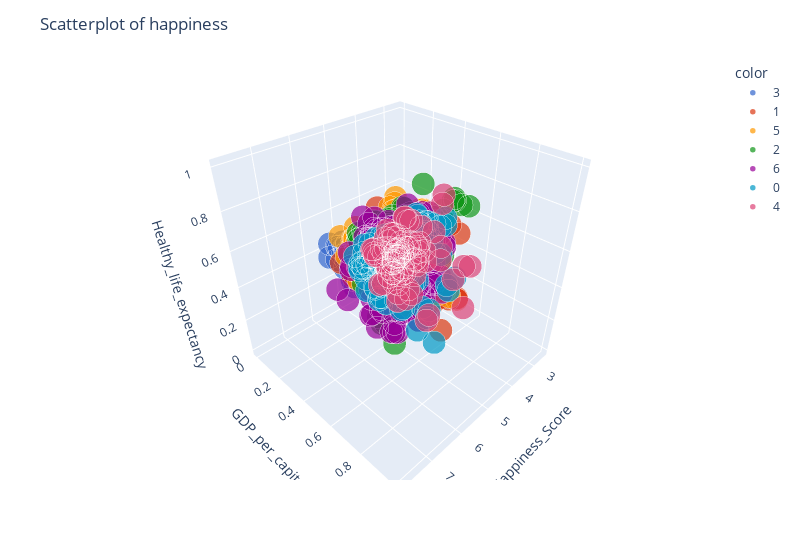

This figure's notebook cell:
### Code cell
labels = model.labels_.tolist()
labels = list(map(lambda s: str(s), labels))

fig = px.scatter_3d(df,
                    x="Happiness_Score",
                    y="GDP_per_capita",
                    z="Healthy_life_expectancy",
                    color=labels,
                    color_discrete_sequence=px.colors.qualitative.G10,
                    hover_data= {
                        "Country": True
                    }

            )

fig.update_traces(opacity=0.7,
                  )
fig.update_traces(mode='markers',marker_line_color='rgb(255,255,255)', 
                      marker_line_width=2.5)
fig.update_layout(width=800,
                  title="Scatterplot of happiness".format(k))
fig.show()

### Figure 1 — Plotly figure (JSON) as saved in the notebook; plotly's stock layout.template omitted (floating-point values rounded to 4 significant figures; data arrays with more than 128 entries replaced by an {"elided": "..."} marker saying what was removed)
{"data": [{"customdata": [["Switzerland"], ["Iceland"], ["Denmark"], ["Norway"], ["Canada"], ["Finland"], ["Netherlands"], ["Sweden"], ["New Zealand"], ["Australia"], ["Israel"], ["Costa Rica"], ["Austria"], ["Mexico"], ["United States"], ["Brazil"], ["Luxembourg"], ["Ireland"], ["Belgium"], ["United Arab Emirates"], ["United Kingdom"], ["Oman"], ["Denmark"], ["Switzerland"], ["Iceland"], ["Norway"], ["Finland"], ["Canada"], ["Netherlands"], ["New Zealand"], ["Australia"], ["Sweden"], ["Israel"], ["Austria"], ["United States"], ["Costa Rica"], ["Puerto Rico"], ["Germany"], ["Brazil"], ["Belgium"], ["Ireland"], ["Luxembourg"], ["Norway"], ["Denmark"], ["Iceland"], ["Switzerland"], ["Finland"], ["Netherlands"], ["Canada"], ["New Zealand"], ["Sweden"], ["Australia"], ["Israel"], ["Costa Rica"], ["Austria"], ["United States"], ["Ireland"], ["Germany"], ["Belgium"], ["Luxembourg"], ["Finland"], ["Norway"], ["Denmark"], ["Iceland"], ["Switzerland"], ["Netherlands"], ["Canada"], ["New Zealand"], ["Sweden"], ["Australia"], ["United Kingdom"], ["Austria"], ["Costa Rica"], ["Ireland"], ["Germany"], ["Belgium"], ["Luxembourg"], ["United States"], ["Finland"], ["Denmark"], ["Norway"], ["Iceland"], ["Netherlands"], ["Switzerland"], ["Sweden"], ["New Zealand"], ["Canada"], ["Austria"], ["Australia"], ["Costa Rica"], ["Israel"], ["Luxembourg"], ["United Kingdom"], ["Ireland"], ["Germany"], ["Belgium"], ["United States"], ["Czech Republic"], ["Finland"], ["Denmark"], ["Switzerland"], ["Iceland"], ["Norway"], ["Netherlands"], ["Sweden"], ["New Zealand"], ["Austria"], ["Luxembourg"], ["Canada"], ["Australia"], ["United Kingdom"], ["Israel"], ["Costa Rica"], ["Ireland"], ["Germany"], ["United States"], ["Czech Republic"], ["Belgium"]], "hovertemplate": "color=3<br>Happiness_Score=%{x}<br>GDP_per_capita=%{y}<br>Healthy_life_expectancy=%{z}<br>Country=%{customdata[0]}<extra></extra>", "legendgroup": "3", "marker": {"color": "#3366CC", "line": {"color": "rgb(255,255,255)", "width": 2.5}, "symbol": "circle"}, "mode": "markers", "name": "3", "opacity": 0.7, "scene": "scene", "showlegend": true, "type": "scatter3d", "x": [7.587, 7.561, 7.527, 7.522, 7.427, 7.406, 7.378, 7.364, 7.286, 7.284, 7.278, 7.226, 7.2, 7.187, 7.119, 6.983, 6.946, 6.94, 6.937, 6.901, 6.867, 6.853, 7.526, 7.509, 7.501, 7.498, 7.413, 7.404, 7.339, 7.334, 7.313, 7.291, 7.267, 7.119, 7.104, 7.087, 7.039, 6.994, 6.952, 6.929, 6.907, 6.871, 7.537, 7.522, 7.504, 7.494, 7.469, 7.377, 7.316, 7.314, 7.284, 7.284, 7.213, 7.079, 7.006, 6.993, 6.977, 6.951, 6.891, 6.863, 7.632, 7.594, 7.555, 7.495, 7.487, 7.441, 7.328, 7.324, 7.314, 7.272, 7.19, 7.139, 7.072, 6.977, 6.965, 6.927, 6.91, 6.886, 7.769, 7.6, 7.554, 7.494, 7.488, 7.48, 7.343, 7.307, 7.278, 7.246, 7.228, 7.167, 7.139, 7.09, 7.054, 7.021, 6.985, 6.923, 6.892, 6.852, 7.809, 7.646, 7.56, 7.504, 7.488, 7.449, 7.353, 7.3, 7.294, 7.238, 7.232, 7.223, 7.165, 7.129, 7.121, 7.094, 7.076, 6.94, 6.911, 6.864], "y": [0.8245, 0.7683, 0.7821, 0.8618, 0.7826, 0.7611, 0.7845, 0.7859, 0.7372, 0.787, 0.7243, 0.5614, 0.7892, 0.6001, 0.8233, 0.5766, 0.9245, 0.7884, 0.7716, 0.8429, 0.7469, 0.8028, 0.7836, 0.832, 0.7751, 0.8604, 0.7634, 0.7827, 0.7966, 0.7377, 0.7851, 0.7893, 0.7247, 0.7885, 0.8211, 0.5726, 0.737, 0.7871, 0.5832, 0.7743, 0.8072, 0.9283, 0.8624, 0.7899, 0.7889, 0.8345, 0.7688, 0.8015, 0.7881, 0.7484, 0.7963, 0.7909, 0.732, 0.5882, 0.7924, 0.8244, 0.8187, 0.7928, 0.7798, 0.9303, 0.6182, 0.6911, 0.6404, 0.6366, 0.6737, 0.6453, 0.6303, 0.6004, 0.6424, 0.6351, 0.5888, 0.6356, 0.4759, 0.6873, 0.6351, 0.6274, 0.749, 0.6631, 0.7925, 0.8185, 0.8818, 0.8166, 0.8263, 0.8601, 0.8209, 0.7702, 0.8076, 0.8142, 0.8118, 0.608, 0.7539, 0.9548, 0.7883, 0.8884, 0.8124, 0.8022, 0.8486, 0.7497, 0.8363, 0.8635, 0.9051, 0.8632, 0.9268, 0.8713, 0.8605, 0.8084, 0.8572, 1, 0.8471, 0.8527, 0.8285, 0.7916, 0.6385, 0.9416, 0.8552, 0.8941, 0.7889, 0.8433], "z": [0.9142, 0.9208, 0.8459, 0.8567, 0.8776, 0.8607, 0.8645, 0.883, 0.8804, 0.9042, 0.8861, 0.8312, 0.8621, 0.7843, 0.8328, 0.6642, 0.8912, 0.8671, 0.8685, 0.779, 0.8815, 0.7315, 0.8275, 0.9019, 0.9066, 0.8283, 0.8449, 0.8631, 0.8464, 0.8668, 0.8889, 0.8671, 0.8867, 0.8391, 0.81, 0.7908, 0.8084, 0.8492, 0.6297, 0.8544, 0.8489, 0.8826, 0.8381, 0.8338, 0.8772, 0.9032, 0.8513, 0.853, 0.8782, 0.8594, 0.8743, 0.8881, 0.8823, 0.7987, 0.8579, 0.8144, 0.852, 0.8405, 0.8608, 0.8894, 0.8471, 0.8343, 0.8412, 0.8863, 0.899, 0.851, 0.8686, 0.849, 0.8853, 0.8824, 0.8608, 0.8637, 0.7912, 0.849, 0.8343, 0.8667, 0.8686, 0.7931, 0.8504, 0.86, 0.8909, 0.889, 0.8629, 0.9141, 0.8726, 0.889, 0.9015, 0.8793, 0.8986, 0.8282, 0.8919, 0.8755, 0.86, 0.8629, 0.8514, 0.8504, 0.7423, 0.7867, 0.8448, 0.8607, 0.9145, 0.8796, 0.886, 0.8575, 0.867, 0.886, 0.8797, 0.867, 0.8987, 0.8987, 0.8575, 0.886, 0.8258, 0.8575, 0.8544, 0.7309, 0.7862, 0.848]}, {"customdata": [["Venezuela"], ["Singapore"], ["Panama"], ["Germany"], ["Chile"], ["Qatar"], ["France"], ["Argentina"], ["Czech Republic"], ["Uruguay"], ["Colombia"], ["Thailand"], ["Saudi Arabia"], ["Spain"], ["Malta"], ["Taiwan"], ["Kuwait"], ["Suriname"], ["Mexico"], ["Singapore"], ["United Kingdom"], ["Chile"], ["Panama"], ["Argentina"], ["Czech Republic"], ["United Arab Emirates"], ["Uruguay"], ["Malta"], ["Colombia"], ["France"], ["Thailand"], ["Saudi Arabia"], ["Taiwan"], ["Qatar"], ["Spain"], ["Algeria"], ["Guatemala"], ["Suriname"], ["Kuwait"], ["Bahrain"], ["United Kingdom"], ["Chile"], ["United Arab Emirates"], ["Brazil"], ["Czech Republic"], ["Argentina"], ["Mexico"], ["Singapore"], ["Malta"], ["Uruguay"], ["Guatemala"], ["Panama"], ["France"], ["Thailand"], ["Taiwan Province of China"], ["Spain"], ["Qatar"], ["Colombia"], ["Saudi Arabia"], ["Israel"], ["United Arab Emirates"], ["Czech Republic"], ["Malta"], ["France"], ["Mexico"], ["Chile"], ["Taiwan"], ["Panama"], ["Brazil"], ["Argentina"], ["Guatemala"], ["Uruguay"], ["Qatar"], ["Saudi Arabia"], ["Singapore"], ["Malaysia"], ["Spain"], ["Colombia"], ["United Arab Emirates"], ["Malta"], ["Mexico"], ["France"], ["Taiwan"], ["Chile"], ["Guatemala"], ["Saudi Arabia"], ["Qatar"], ["Spain"], ["Panama"], ["Brazil"], ["Uruguay"], ["Singapore"], ["El Salvador"], ["Italy"], ["Bahrain"], ["Slovakia"], ["Trinidad & Tobago"], ["Poland"], ["United Arab Emirates"], ["Malta"], ["France"], ["Mexico"], ["Taiwan Province of China"], ["Uruguay"], ["Saudi Arabia"], ["Spain"], ["Guatemala"], ["Italy"], ["Singapore"], ["Brazil"], ["Slovenia"], ["El Salvador"], ["Kosovo"], ["Panama"], ["Slovakia"], ["Uzbekistan"], ["Chile"], ["Bahrain"], ["Lithuania"], ["Trinidad and Tobago"], ["Poland"], ["Cyprus"]], "hovertemplate": "color=1<br>Happiness_Score=%{x}<br>GDP_per_capita=%{y}<br>Healthy_life_expectancy=%{z}<br>Country=%{customdata[0]}<extra></extra>", "legendgroup": "1", "marker": {"color": "#DC3912", "line": {"color": "rgb(255,255,255)", "width": 2.5}, "symbol": "circle"}, "mode": "markers", "name": "1", "opacity": 0.7, "scene": "scene", "showlegend": true, "type": "scatter3d", "x": [6.81, 6.798, 6.786, 6.75, 6.67, 6.611, 6.575, 6.574, 6.505, 6.485, 6.477, 6.455, 6.411, 6.329, 6.302, 6.298, 6.295, 6.269, 6.778, 6.739, 6.725, 6.705, 6.701, 6.65, 6.596, 6.573, 6.545, 6.488, 6.481, 6.478, 6.474, 6.379, 6.379, 6.375, 6.361, 6.355, 6.324, 6.269, 6.239, 6.218, 6.714, 6.652, 6.648, 6.635, 6.609, 6.599, 6.578, 6.572, 6.527, 6.454, 6.454, 6.452, 6.442, 6.424, 6.422, 6.403, 6.375, 6.357, 6.344, 6.814, 6.774, 6.711, 6.627, 6.489, 6.488, 6.476, 6.441, 6.43, 6.419, 6.388, 6.382, 6.379, 6.374, 6.371, 6.343, 6.322, 6.31, 6.26, 6.825, 6.726, 6.595, 6.592, 6.446, 6.444, 6.436, 6.375, 6.374, 6.354, 6.321, 6.3, 6.293, 6.262, 6.253, 6.223, 6.199, 6.198, 6.192, 6.182, 6.791, 6.773, 6.664, 6.465, 6.455, 6.44, 6.406, 6.401, 6.399, 6.387, 6.377, 6.376, 6.363, 6.348, 6.325, 6.305, 6.281, 6.258, 6.228, 6.227, 6.215, 6.192, 6.186, 6.159], "y": [0.6142, 0.8994, 0.6258, 0.7836, 0.6518, 1, 0.7537, 0.6198, 0.6947, 0.6246, 0.5393, 0.5681, 0.8239, 0.7252, 0.7117, 0.7615, 0.9187, 0.5851, 0.5988, 0.8989, 0.7616, 0.6563, 0.6373, 0.6193, 0.7086, 0.8581, 0.6364, 0.7078, 0.5508, 0.7571, 0.5842, 0.8106, 0.7584, 1, 0.7275, 0.5635, 0.4401, 0.5885, 0.8828, 0.7827, 0.7678, 0.6656, 0.8677, 0.5869, 0.7197, 0.6291, 0.6117, 0.9034, 0.7146, 0.6466, 0.4596, 0.6553, 0.762, 0.598, 0.7635, 0.7368, 1, 0.5671, 0.816, 0.6163, 1, 0.5835, 0.6014, 0.6125, 0.4894, 0.5343, 0.6472, 0.5251, 0.4643, 0.5063, 0.3653, 0.5159, 0.7843, 0.654, 0.7264, 0.5487, 0.5922, 0.4517, 0.8908, 0.7684, 0.6297, 0.7829, 0.8094, 0.6834, 0.4668, 0.8305, 1, 0.76, 0.6773, 0.5899, 0.6622, 0.9324, 0.4632, 0.7648, 0.8058, 0.7358, 0.7268, 0.7117, 0.9313, 0.8151, 0.8252, 0.6666, 0.8639, 0.697, 0.8683, 0.8008, 0.4905, 0.8046, 0.9889, 0.62, 0.7865, 0.4874, 0.5469, 0.7143, 0.7775, 0.4534, 0.7139, 0.8438, 0.7767, 0.7598, 0.7609, 0.7892], "z": [0.6883, 1, 0.7661, 0.8635, 0.8295, 0.7668, 0.9187, 0.7565, 0.8154, 0.7814, 0.6578, 0.7066, 0.688, 0.9288, 0.8588, 0.8466, 0.6928, 0.5733, 0.7361, 0.9939, 0.8438, 0.8535, 0.7327, 0.7204, 0.7933, 0.7563, 0.7475, 0.8364, 0.6105, 0.8744, 0.668, 0.6062, 0.8282, 0.7424, 0.9193, 0.634, 0.5491, 0.5151, 0.6533, 0.6765, 0.8473, 0.8623, 0.7641, 0.6473, 0.7934, 0.7305, 0.7463, 1, 0.8649, 0.756, 0.5664, 0.7422, 0.8887, 0.6798, 0.8353, 0.9359, 0.7464, 0.6245, 0.6193, 0.8559, 0.6471, 0.8275, 0.8569, 0.8804, 0.7363, 0.7824, 0.8304, 0.7343, 0.652, 0.7196, 0.5863, 0.7461, 0.7235, 0.6108, 0.9784, 0.6461, 0.9363, 0.6127, 0.695, 0.8629, 0.7297, 0.9073, 0.7809, 0.7867, 0.6187, 0.666, 0.7394, 0.9237, 0.777, 0.6728, 0.7587, 1, 0.6602, 0.9015, 0.7394, 0.749, 0.5869, 0.7519, 0.6924, 0.8543, 0.905, 0.7309, 0.772, 0.7531, 0.6678, 0.924, 0.6204, 0.8987, 1, 0.6733, 0.8196, 0.6616, 0.5912, 0.7721, 0.7501, 0.6299, 0.7816, 0.7372, 0.6991, 0.579, 0.7629, 0.9018]}, {"customdata": {"elided": "170x1 str values"}, "hovertemplate": "color=5<br>Happiness_Score=%{x}<br>GDP_per_capita=%{y}<br>Healthy_life_expectancy=%{z}<br>Country=%{customdata[0]}<extra></extra>", "legendgroup": "5", "marker": {"color": "#FF9900", "line": {"color": "rgb(255,255,255)", "width": 2.5}, "symbol": "circle"}, "mode": "markers", "name": "5", "opacity": 0.7, "scene": "scene", "showlegend": true, "type": "scatter3d", "x": {"elided": "170 float values"}, "y": {"elided": "170 float values"}, "z": {"elided": "170 float values"}}, {"customdata": {"elided": "165x1 str values"}, "hovertemplate": "color=2<br>Happiness_Score=%{x}<br>GDP_per_capita=%{y}<br>Healthy_life_expectancy=%{z}<br>Country=%{customdata[0]}<extra></extra>", "legendgroup": "2", "marker": {"color": "#109618", "line": {"color": "rgb(255,255,255)", "width": 2.5}, "symbol": "circle"}, "mode": "markers", "name": "2", "opacity": 0.7, "scene": "scene", "showlegend": true, "type": "scatter3d", "x": {"elided": "165 float values"}, "y": {"elided": "165 float values"}, "z": {"elided": "165 float values"}}, {"customdata": {"elided": "140x1 str values"}, "hovertemplate": "color=6<br>Happiness_Score=%{x}<br>GDP_per_capita=%{y}<br>Healthy_life_expectancy=%{z}<br>Country=%{customdata[0]}<extra></extra>", "legendgroup": "6", "marker": {"color": "#990099", "line": {"color": "rgb(255,255,255)", "width": 2.5}, "symbol": "circle"}, "mode": "markers", "name": "6", "opacity": 0.7, "scene": "scene", "showlegend": true, "type": "scatter3d", "x": {"elided": "140 float values"}, "y": {"elided": "140 float values"}, "z": {"elided": "140 float values"}}, {"customdata": [["Liberia"], ["Haiti"], ["Congo (Kinshasa)"], ["Ethiopia"], ["Mauritania"], ["Kenya"], ["Djibouti"], ["Armenia"], ["Botswana"], ["Myanmar"], ["Georgia"], ["Malawi"], ["Sri Lanka"], ["Cameroon"], ["Bulgaria"], ["Egypt"], ["Yemen"], ["Angola"], ["Mali"], ["Congo (Brazzaville)"], ["Comoros"], ["Uganda"], ["Senegal"], ["Gabon"], ["Cameroon"], ["Ethiopia"], ["South Africa"], ["India"], ["Myanmar"], ["Egypt"], ["Armenia"], ["Kenya"], ["Ukraine"], ["Ghana"], ["Congo (Kinshasa)"], ["Georgia"], ["Congo (Brazzaville)"], ["Senegal"], ["Bulgaria"], ["Mauritania"], ["Zimbabwe"], ["Malawi"], ["Sudan"], ["Gabon"], ["Mali"], ["Haiti"], ["Botswana"], ["Comoros"], ["Ivory Coast"], ["Cambodia"], ["Mozambique"], ["Zambia"], ["Ethiopia"], ["Armenia"], ["India"], ["Mauritania"], ["Congo (Brazzaville)"], ["Georgia"], ["Congo (Kinshasa)"], ["Mali"], ["Ivory Coast"], ["Cambodia"], ["Sudan"], ["Ghana"], ["Ukraine"], ["Uganda"], ["Burkina Faso"], ["Niger"], ["Malawi"], ["Chad"], ["Mali"], ["Namibia"], ["Cambodia"], ["Burkina Faso"], ["Egypt"], ["Mozambique"], ["Kenya"], ["Zambia"], ["Mauritania"], ["Ethiopia"], ["Georgia"], ["Armenia"], ["Myanmar"], ["Chad"], ["Congo (Kinshasa)"], ["India"], ["Niger"], ["Uganda"], ["Benin"], ["Sudan"], ["Ukraine"], ["Togo"], ["Guinea"], ["Guinea"], ["Gambia"], ["Mauritania"], ["Mozambique"], ["Congo (Kinshasa)"], ["Mali"], ["Sierra Leone"], ["Sri Lanka"], ["Myanmar"], ["Chad"], ["Ukraine"], ["Ethiopia"], ["Swaziland"], ["Uganda"], ["Egypt"], ["Zambia"], ["Togo"], ["India"], ["Liberia"], ["Comoros"], ["Madagascar"], ["Uganda"], ["Chad"], ["Mauritania"], ["Sri Lanka"], ["Congo (Kinshasa)"], ["Swaziland"], ["Myanmar"], ["Comoros"], ["Togo"], ["Ethiopia"], ["Madagascar"], ["Egypt"], ["Sierra Leone"]], "hovertemplate": "color=0<br>Happiness_Score=%{x}<br>GDP_per_capita=%{y}<br>Healthy_life_expectancy=%{z}<br>Country=%{customdata[0]}<extra></extra>", "legendgroup": "0", "marker": {"color": "#0099C6", "line": {"color": "rgb(255,255,255)", "width": 2.5}, "symbol": "circle"}, "mode": "markers", "name": "0", "opacity": 0.7, "scene": "scene", "showlegend": true, "type": "scatter3d", "x": [4.571, 4.518, 4.517, 4.512, 4.436, 4.419, 4.369, 4.35, 4.332, 4.307, 4.297, 4.292, 4.271, 4.252, 4.218, 4.194, 4.077, 4.033, 3.995, 3.989, 3.956, 3.931, 3.904, 3.896, 4.513, 4.508, 4.459, 4.404, 4.395, 4.362, 4.36, 4.356, 4.324, 4.276, 4.272, 4.252, 4.236, 4.219, 4.217, 4.201, 4.193, 4.156, 4.139, 4.121, 4.073, 4.028, 3.974, 3.956, 3.916, 3.907, 4.55, 4.514, 4.46, 4.376, 4.315, 4.292, 4.291, 4.286, 4.28, 4.19, 4.18, 4.168, 4.139, 4.12, 4.096, 4.081, 4.032, 4.028, 3.97, 3.936, 4.447, 4.441, 4.433, 4.424, 4.419, 4.417, 4.41, 4.377, 4.356, 4.35, 4.34, 4.321, 4.308, 4.301, 4.245, 4.19, 4.166, 4.161, 4.141, 4.139, 4.103, 3.999, 3.964, 4.534, 4.516, 4.49, 4.466, 4.418, 4.39, 4.374, 4.366, 4.36, 4.35, 4.332, 4.286, 4.212, 4.189, 4.166, 4.107, 4.085, 4.015, 3.975, 3.973, 3.933, 4.432, 4.423, 4.375, 4.327, 4.311, 4.308, 4.308, 4.289, 4.187, 4.186, 4.166, 4.151, 3.926], "y": [0.03337, 0.1501, 0.496, 0.1047, 0.2619, 0.2086, 0.2537, 0.4495, 0.584, 0.1527, 0.4338, 0.0004418, 0.4895, 0.2431, 0.5951, 0.5173, 0.3171, 0.4432, 0.1465, 0.396, 0.1336, 0.1168, 0.2087, 0.6238, 0.265, 0.1336, 0.5474, 0.3868, 0.161, 0.5076, 0.455, 0.2637, 0.4618, 0.325, 0, 0.442, 0.4042, 0.2187, 0.5977, 0.3153, 0.1662, 0.01724, 0.3248, 0.6234, 0.145, 0.1609, 0.587, 0.1236, 0.282, 0.2825, 0.1145, 0.3321, 0.1713, 0.4751, 0.4164, 0.3386, 0.4255, 0.5021, 0.03758, 0.2454, 0.3141, 0.3134, 0.3446, 0.3488, 0.4718, 0.1941, 0.1773, 0.07536, 0.1141, 0.2248, 0.167, 0.4102, 0.2534, 0.14, 0.4155, 0.08398, 0.2264, 0.2597, 0.2572, 0.1371, 0.4001, 0.3822, 0.3176, 0.1612, 0.02172, 0.3364, 0.05164, 0.1438, 0.1708, 0.2804, 0.3711, 0.1134, 0.1544, 0.2135, 0.1701, 0.3281, 0.1074, 0.04101, 0.2165, 0.146, 0.5567, 0.4125, 0.1954, 0.4789, 0.187, 0.4735, 0.1846, 0.535, 0.3329, 0.1502, 0.4397, 0.02835, 0.1496, 0.1496, 0.2033, 0.1967, 0.3512, 0.5844, 0.04066, 0.5385, 0.4413, 0.2705, 0.1745, 0.2051, 0.1591, 0.5696, 0.1565], "z": [0.301, 0.3486, 0.05146, 0.4018, 0.3181, 0.375, 0.3224, 0.6978, 0, 0.4447, 0.6972, 0.182, 0.6755, 0.1905, 0.7353, 0.5825, 0.361, 0.1218, 0.1617, 0.2688, 0.3227, 0.2975, 0.3966, 0.3948, 0.09703, 0.3363, 0.1617, 0.4512, 0.3943, 0.5281, 0.6589, 0.2878, 0.5993, 0.2827, 0.1638, 0.6584, 0.2667, 0.4006, 0.6996, 0.2713, 0.1326, 0.2793, 0.2836, 0.3402, 0.1369, 0.2588, 0.3382, 0.286, 0.007129, 0.4228, 0.1071, 0.2673, 0.3685, 0.6695, 0.4766, 0.2964, 0.3013, 0.6822, 0.1969, 0.1735, 0.04564, 0.4494, 0.3023, 0.3073, 0.6042, 0.2247, 0.2228, 0.2786, 0.3279, 0.03768, 0.1392, 0.348, 0.4382, 0.2392, 0.5324, 0.1598, 0.4353, 0.2794, 0.2765, 0.3735, 0.6206, 0.6431, 0.4108, 0.04216, 0.1902, 0.4657, 0.2069, 0.2225, 0.2255, 0.2961, 0.5873, 0.2382, 0.1971, 0.2606, 0.3118, 0.3707, 0.2751, 0.2432, 0.1959, 0.1322, 0.7008, 0.4344, 0.08398, 0.612, 0.4122, 0.5987, 0.3263, 0.5203, 0.3098, 0.2944, 0.4662, 0.3263, 0.3861, 0.4344, 0.3325, 0.09557, 0.3737, 0.6961, 0.2436, 0.1895, 0.4354, 0.3844, 0.3012, 0.4252, 0.44, 0.5246, 0.1793]}, {"customdata": [["Niger"], ["Cambodia"], ["Tanzania"], ["Madagascar"], ["Central African Republic"], ["Chad"], ["Guinea"], ["Ivory Coast"], ["Burkina Faso"], ["Afghanistan"], ["Rwanda"], ["Benin"], ["Syria"], ["Burundi"], ["Togo"], ["Angola"], ["Niger"], ["South Sudan"], ["Chad"], ["Burkina Faso"], ["Uganda"], ["Yemen"], ["Madagascar"], ["Tanzania"], ["Liberia"], ["Guinea"], ["Rwanda"], ["Benin"], ["Afghanistan"], ["Togo"], ["Syria"], ["Burundi"], ["Zimbabwe"], ["Lesotho"], ["Angola"], ["Afghanistan"], ["Botswana"], ["Benin"], ["Madagascar"], ["Haiti"], ["Yemen"], ["South Sudan"], ["Liberia"], ["Guinea"], ["Togo"], ["Rwanda"], ["Syria"], ["Tanzania"], ["Burundi"], ["Central African Republic"], ["Lesotho"], ["Angola"], ["Madagascar"], ["Zimbabwe"], ["Afghanistan"], ["Botswana"], ["Malawi"], ["Haiti"], ["Liberia"], ["Syria"], ["Rwanda"], ["Yemen"], ["Tanzania"], ["South Sudan"], ["Central African Republic"], ["Burundi"], ["Lesotho"], ["Burundi"], ["Zimbabwe"], ["Haiti"], ["Botswana"], ["Syria"], ["Malawi"], ["Yemen"], ["Rwanda"], ["Tanzania"], ["Afghanistan"], ["Central African Republic"], ["South Sudan"], ["Burundi"], ["Zambia"], ["Haiti"], ["Lesotho"], ["India"], ["Malawi"], ["Yemen"], ["Botswana"], ["Tanzania"], ["Central African Republic"], ["Rwanda"], ["Zimbabwe"], ["South Sudan"], ["Afghanistan"]], "hovertemplate": "color=4<br>Happiness_Score=%{x}<br>GDP_per_capita=%{y}<br>Healthy_life_expectancy=%{z}<br>Country=%{customdata[0]}<extra></extra>", "legendgroup": "4", "marker": {"color": "#DD4477", "line": {"color": "rgb(255,255,255)", "width": 2.5}, "symbol": "circle"}, "mode": "markers", "name": "4", "opacity": 0.7, "scene": "scene", "showlegend": true, "type": "scatter3d", "x": [3.845, 3.819, 3.781, 3.681, 3.678, 3.667, 3.656, 3.655, 3.587, 3.575, 3.465, 3.34, 3.006, 2.905, 2.839, 3.866, 3.856, 3.832, 3.763, 3.739, 3.739, 3.724, 3.695, 3.666, 3.622, 3.607, 3.515, 3.484, 3.36, 3.303, 3.069, 2.905, 3.875, 3.808, 3.795, 3.794, 3.766, 3.657, 3.644, 3.603, 3.593, 3.591, 3.533, 3.507, 3.495, 3.471, 3.462, 3.349, 2.905, 2.693, 3.808, 3.795, 3.774, 3.692, 3.632, 3.59, 3.587, 3.582, 3.495, 3.462, 3.408, 3.355, 3.303, 3.254, 3.083, 2.905, 3.802, 3.775, 3.663, 3.597, 3.488, 3.462, 3.41, 3.38, 3.334, 3.231, 3.203, 3.083, 2.853, 3.775, 3.759, 3.721, 3.653, 3.573, 3.538, 3.527, 3.479, 3.476, 3.476, 3.312, 3.299, 2.817, 2.567], "y": [0.0323, 0.2657, 0.1611, 0.1152, 0.03773, 0.195, 0.09484, 0.2687, 0.145, 0.1818, 0.1234, 0.162, 0.3868, 0, 0.1154, 0.4473, 0.04305, 0.1908, 0.2068, 0.149, 0.1644, 0.2957, 0.1261, 0.2347, 0.02854, 0.09478, 0.1538, 0.1914, 0.1842, 0.1271, 0.3907, 0.006619, 0.1911, 0.2697, 0.4522, 0.205, 0.5949, 0.221, 0.1532, 0.1872, 0.3079, 0.2027, 0.05216, 0.1201, 0.153, 0.1873, 0.4083, 0.2643, 0.03732, 0.5206, 0.2162, 0.3407, 0.1149, 0.1607, 0.1486, 0.4792, 0.07819, 0.1404, 0.0251, 0.3209, 0.1486, 0.2017, 0.208, 0.1511, 0, 0.03234, 0.2793, 0.01206, 0.2051, 0.1791, 0.6122, 0.3577, 0.09952, 0.1574, 0.2008, 0.2714, 0.1954, 0, 0.1689, 0, 0.3493, 0.1853, 0.2961, 0.4754, 0.1149, 0.2556, 0.6492, 0.2975, 0.02673, 0.2234, 0.2769, 0.1881, 0.1957], "z": [0.2551, 0.5764, 0.3421, 0.4291, 0.01967, 0.1047, 0.1968, 0.1065, 0.2286, 0.2615, 0.3897, 0.2776, 0.6897, 0.1803, 0.2421, 0.01276, 0.2443, 0.1307, 0, 0.1911, 0.1728, 0.2977, 0.364, 0.3486, 0.2115, 0.1641, 0.3066, 0.1881, 0.1478, 0.2295, 0.647, 0.1304, 0.2026, 0.5782, 0.04694, 0.1856, 0.3562, 0.2165, 0.3916, 0.2879, 0.3226, 0.1673, 0.2377, 0.1998, 0.2559, 0.3399, 0.5244, 0.3803, 0.1547, 0.01399, 0.06765, 0.2539, 0.3843, 0.2333, 0.2402, 0.399, 0.2902, 0.2735, 0.252, 0.5186, 0.3824, 0.3265, 0.3637, 0.1637, 0, 0.1324, 0.06081, 0.2654, 0.3166, 0.332, 0.418, 0.3234, 0.3764, 0.3456, 0.4913, 0.3803, 0.2471, 0, 0.1834, 0.2595, 0.3196, 0.329, 0.08871, 0.4751, 0.3921, 0.3647, 0.4343, 0.3891, 0, 0.5031, 0.3296, 0.1835, 0.2338]}], "layout": {"legend": {"title": {"text": "color"}, "tracegroupgap": 0}, "margin": {"t": 60}, "scene": {"domain": {"x": [0, 1], "y": [0, 1]}, "xaxis": {"title": {"text": "Happiness_Score"}}, "yaxis": {"title": {"text": "GDP_per_capita"}}, "zaxis": {"title": {"text": "Healthy_life_expectancy"}}}, "title": {"text": "Scatterplot of happiness"}, "width": 800}}
